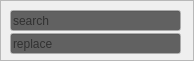
  <widget class="QFrame" name="frame_3">
   <property name="geometry">
    <rect>
     <x>365</x>
     <y>277</y>
     <width>194</width>
     <height>61</height>
    </rect>
   </property>
   <property name="frameShape">
    <enum>QFrame::StyledPanel</enum>
   </property>
   <property name="frameShadow">
    <enum>QFrame::Raised</enum>
   </property>
   <widget class="QWidget" name="verticalLayoutWidget_3">
    <property name="geometry">
     <rect>
      <x>10</x>
      <y>10</y>
      <width>171</width>
      <height>44</height>
     </rect>
    </property>
    <layout class="QVBoxLayout" name="verticalLayout_4">
     <property name="spacing">
      <number>2</number>
     </property>
     <item>
      <widget class="QLineEdit" name="ffind">
       <property name="palette">
        <palette>
         <active>
          <colorrole role="Base">
           <brush brushstyle="SolidPattern">
            <color alpha="255">
             <red>97</red>
             <green>97</green>
             <blue>97</blue>
            </color>
           </brush>
          </colorrole>
         </active>
         <inactive>
          <colorrole role="Base">
           <brush brushstyle="SolidPattern">
            <color alpha="255">
             <red>97</red>
             <green>97</green>
             <blue>97</blue>
            </color>
           </brush>
          </colorrole>
         </inactive>
         <disabled>
          <colorrole role="Base">
           <brush brushstyle="SolidPattern">
            <color alpha="255">
             <red>95</red>
             <green>95</green>
             <blue>95</blue>
            </color>
           </brush>
          </colorrole>
         </disabled>
        </palette>
       </property>
       <property name="toolTip">
        <string>&lt;html&gt;&lt;head/&gt;&lt;body&gt;&lt;p&gt;search in desired knob of selected nodes, if no knob specified the 'file' knob will be used&lt;/p&gt;&lt;/body&gt;&lt;/html&gt;</string>
       </property>
       <property name="text">
        <string/>
       </property>
       <property name="frame">
        <bool>true</bool>
       </property>
       <property name="readOnly">
        <bool>false</bool>
       </property>
       <property name="placeholderText">
        <string>search</string>
       </property>
      </widget>
     </item>
     <item>
      <widget class="QLineEdit" name="rreplace">
       <property name="palette">
        <palette>
         <active>
          <colorrole role="Base">
           <brush brushstyle="SolidPattern">
            <color alpha="255">
             <red>97</red>
             <green>97</green>
             <blue>97</blue>
            </color>
           </brush>
          </colorrole>
         </active>
         <inactive>
          <colorrole role="Base">
           <brush brushstyle="SolidPattern">
            <color alpha="255">
             <red>97</red>
             <green>97</green>
             <blue>97</blue>
            </color>
           </brush>
          </colorrole>
         </inactive>
         <disabled>
          <colorrole role="Base">
           <brush brushstyle="SolidPattern">
            <color alpha="255">
             <red>95</red>
             <green>95</green>
             <blue>95</blue>
            </color>
           </brush>
          </colorrole>
         </disabled>
        </palette>
       </property>
       <property name="toolTip">
        <string>&lt;html&gt;&lt;head/&gt;&lt;body&gt;&lt;p&gt;replace in desired knob of selected nodes, if no knob specified the 'file' knob will be used&lt;/p&gt;&lt;/body&gt;&lt;/html&gt;</string>
       </property>
       <property name="text">
        <string/>
       </property>
       <property name="frame">
        <bool>true</bool>
       </property>
       <property name="readOnly">
        <bool>false</bool>
       </property>
       <property name="placeholderText">
        <string>replace</string>
       </property>
      </widget>
     </item>
    </layout>
   </widget>
  </widget>
